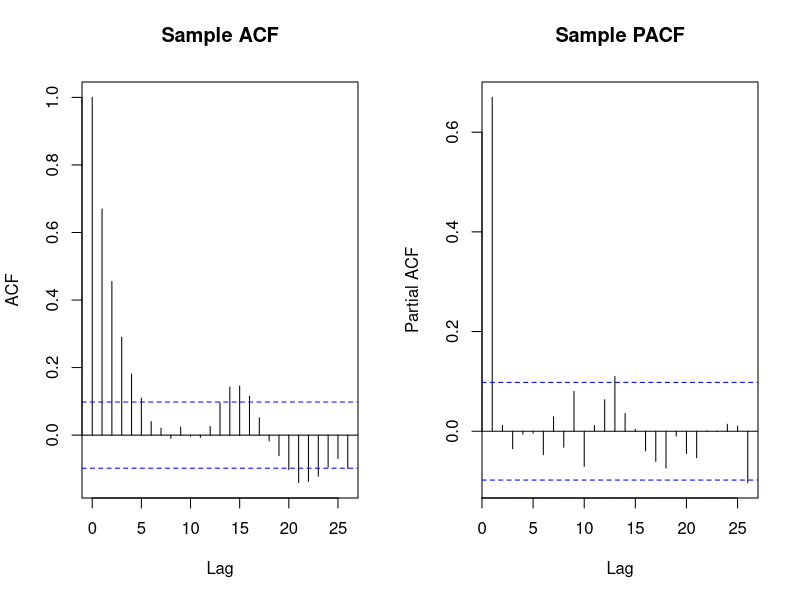

Here is the R script that generated this plot: (Note: this script raises an error after producing the figure.)
## ---- chunk 1
set.seed(1)
## ---- chunk 2
y <- arima.sim(model = list(ar = 0.7), n = 400)

par(mfrow = c(1, 2))
acf(y, main = "Sample ACF")
pacf(y, main = "Sample PACF")
par(mfrow = c(1, 1))
## ---- chunk 3
y <- arima.sim(model = list(ar = c(0.5, 0.2)), n = 500)
ar_fit <- arima(y, order = c(2, 0, 0))
ar_fit
## ---- chunk 4
y <- arima.sim(model = list(ma = c(0.4, 0.3)), n = 500)
ma_fit <- arima(y, order = c(0, 0, 2))
ma_fit
## ---- chunk 5
y <- arima.sim(model = list(ar = 0.6, ma = -0.3), n = 600)
arma_fit <- arima(y, order = c(1, 0, 1))
arma_fit
## ---- chunk 6
y <- cumsum(arima.sim(model = list(ar = 0.4), n = 400))  # integrated series
arima(y, order = c(1, 1, 0))
## ---- chunk 7
n <- 200
x <- as.numeric(arima.sim(model = list(ar = 0.4), n = n))
y <- numeric(n)
e <- rnorm(n)
for (t in 2:n) {
  y[t] <- 0.5 + 0.5 * y[t - 1] + 1.2 * x[t - 1] + e[t]
}
adl_data <- data.frame(time = 1:n, x = x, y = y)[-1, ]

ggplot(tidyr::pivot_longer(adl_data, c(x, y), names_to = "series"),
       aes(time, value, color = series)) +
  geom_line() +
  labs(title = "Simulated ADL process", x = "Time", y = "Value")
## ---- chunk 8
adl_data <- within(adl_data, {
  y_lag1 <- c(NA, head(y, -1))
  x_lag1 <- c(NA, head(x, -1))
})
summary(lm(y ~ y_lag1 + x_lag1, data = adl_data))
## ---- chunk 9
n <- 300
x <- rnorm(n)
e <- as.numeric(arima.sim(model = list(ar = 0.6), n = n))  # autocorrelated errors
y <- 1 + 0.5 * x + e
fit <- lm(y ~ x)
Box.test(residuals(fit), lag = 10, type = "Ljung-Box")
